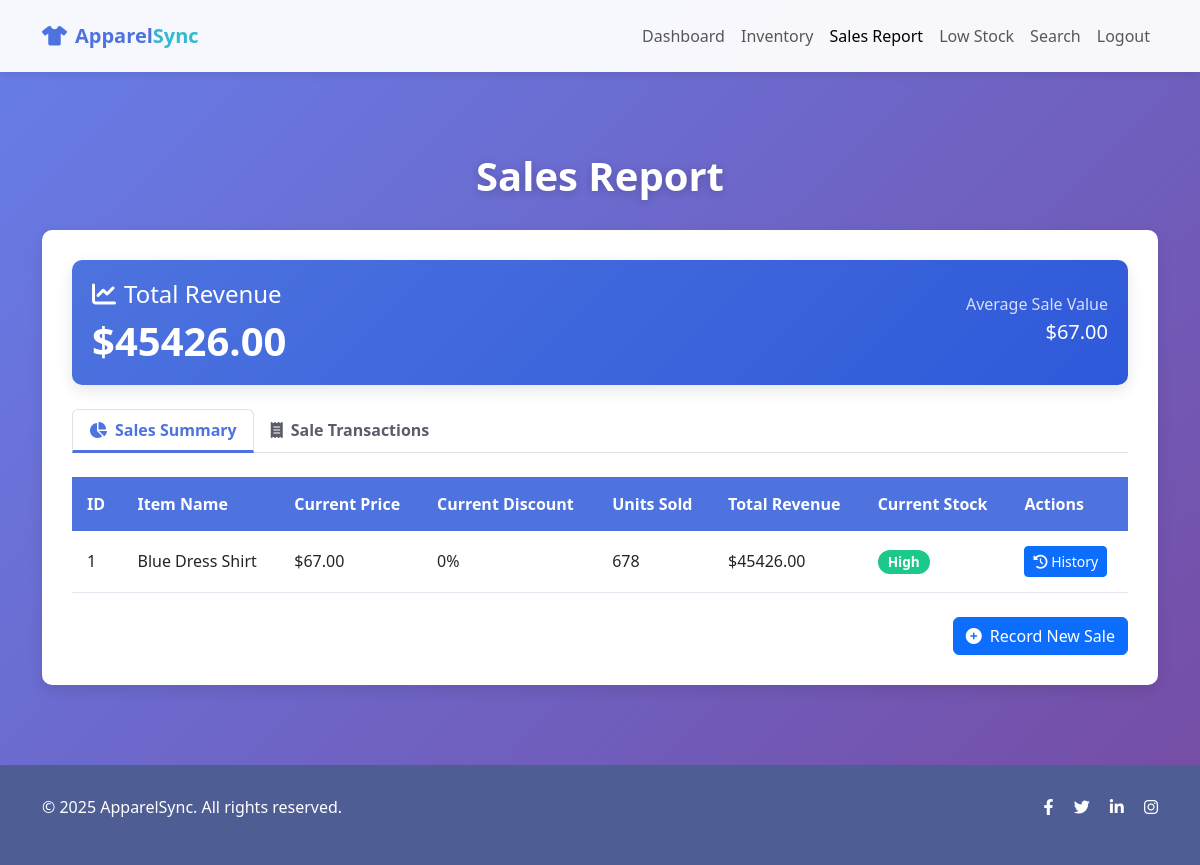
/dashboard/sales_report (signed in), run on the app's committed database.
### models.py (models this page shows)
class InventoryItem(db.Model):
    id = db.Column(db.Integer, primary_key=True)
    item_name = db.Column(db.String(100), nullable=False)
    quantity = db.Column(db.Integer, nullable=False)
    price = db.Column(db.Float, nullable=False)
    discount = db.Column(db.Float, default=0.0)
    sales = db.relationship('Sale', backref='item', lazy=True)
    low_stock_alerts = db.relationship('LowStock', backref='item', lazy=True)

### routes.py (the view)
@app.route('/dashboard/sales_report', methods=['GET', 'POST'])
@login_required
def sales_report():
    sales = Sale.query.all()
    total_sales = sum(
        (sale.price_at_sale - (sale.price_at_sale * sale.discount_at_sale / 100)) * sale.quantity for sale in sales)
    items_with_sales = []
    for item in InventoryItem.query.all():
        item_sales = Sale.query.filter_by(item_id=item.id).all()
        if item_sales:
            total_quantity = sum(sale.quantity for sale in item_sales)
            total_revenue = sum(
                (sale.price_at_sale - (sale.price_at_sale * sale.discount_at_sale / 100)) * sale.quantity for sale in
                item_sales)
            items_with_sales.append({
                'item': item,
                'total_quantity': total_quantity,
                'total_revenue': total_revenue
            })
    return render_template('sales_report.html', sales=sales, items_with_sales=items_with_sales, total_sales=total_sales)

### app.py (called while the page is built)
@login_manager.user_loader
def load_user(user_id):
    return User.query.get(int(user_id))

### templates/sales_report.html (shortened to what this page needs)
<!DOCTYPE html>
<html lang="en">
<head>
    <link href="https://cdn.jsdelivr.net/npm/bootstrap@5.3.0-alpha1/dist/css/bootstrap.min.css" rel="stylesheet">
    <link rel="stylesheet" href="https://cdnjs.cloudflare.com/ajax/libs/font-awesome/6.0.0/css/all.min.css">
</head>
<body>
    <nav class="navbar navbar-expand-lg navbar-light py-3">
        <div class="container">
            <a class="navbar-brand" href="{{ url_for('home') }}"><i class="fas fa-tshirt me-2"></i>Apparel<span>Sync</span></a>
            <div class="collapse navbar-collapse" id="navbarNav">
                <ul class="navbar-nav ms-auto">
                    <li class="nav-item">
                        <a class="nav-link" href="{{ url_for('dashboard') }}">Dashboard</a>
                    </li>
                    <li class="nav-item">
                        <a class="nav-link" href="{{ url_for('view_inventory') }}">Inventory</a>
                    </li>
                    <li class="nav-item">
                        <a class="nav-link active" href="{{ url_for('sales_report') }}">Sales Report</a>
                    </li>
                    <li class="nav-item">
                        <a class="nav-link" href="{{ url_for('low_stock') }}">Low Stock</a>
                    </li>
                    <li class="nav-item">
                        <a class="nav-link" href="{{ url_for('search') }}">Search</a>
                    </li>
                    <li class="nav-item">
                        <a class="nav-link" href="{{ url_for('logout') }}">Logout</a>
                    </li>
                </ul>
            </div>
        </div>
    </nav>
    <section class="content-section">
        <div class="container">
            <h1 class="page-title">Sales Report</h1>
            <div class="report-card">
                <div class="stats-card mb-4">
                    <div class="row align-items-center">
                        <div class="col-md-6">
                            <h4 class="mb-2"><i class="fas fa-chart-line me-2"></i>Total Revenue</h4>
                            <h2>${{ "%.2f"|format(total_sales) }}</h2>
                        </div>
                        <div class="col-md-6 text-md-end">
                            <p class="mb-1">Average Sale Value</p>
                            {% set total_units = namespace(value=0) %}
                            {% for sale in sales %}
                                {% set total_units.value = total_units.value + sale.quantity %}
                            {% endfor %}
                            {% if total_units.value > 0 %}
                                <h5>${{ "%.2f"|format(total_sales / total_units.value) }}</h5>
                            {% else %}
                                <h5>$0.00</h5>
                            {% endif %}
                        </div>
                    </div>
                </div>
                <ul class="nav nav-tabs mb-4" id="salesTabs" role="tablist">
                    <li class="nav-item" role="presentation">
                        <button class="nav-link active" id="summary-tab" data-bs-toggle="tab" data-bs-target="#summary" type="button" role="tab" aria-controls="summary" aria-selected="true">
                            <i class="fas fa-chart-pie me-2"></i>Sales Summary
                        </button>
                    </li>
                    <li class="nav-item" role="presentation">
                        <button class="nav-link" id="detail-tab" data-bs-toggle="tab" data-bs-target="#detail" type="button" role="tab" aria-controls="detail" aria-selected="false">
                            <i class="fas fa-receipt me-2"></i>Sale Transactions
                        </button>
                    </li>
                </ul>
                <div class="tab-content" id="salesTabContent">
                    <div class="tab-pane fade show active" id="summary" role="tabpanel" aria-labelledby="summary-tab">
                        <div class="table-responsive">
                            {% if items_with_sales %}
                                <table class="inventory-table">
                                    <thead>
                                        <tr>
                                            <th>ID</th>
                                            <th>Item Name</th>
                                            <th>Current Price</th>
                                            <th>Current Discount</th>
                                            <th>Units Sold</th>
                                            <th>Total Revenue</th>
                                            <th>Current Stock</th>
                                            <th>Actions</th>
                                        </tr>
                                    </thead>
                                    <tbody>
                                        {% for item_data in items_with_sales %}
                                        <tr>
                                            <td>{{ item_data.item.id }}</td>
                                            <td>{{ item_data.item.item_name }}</td>
                                            <td>${{ "%.2f"|format(item_data.item.price) }}</td>
                                            <td>{{ "%.0f"|format(item_data.item.discount) }}%</td>
                                            <td>{{ item_data.total_quantity }}</td>
                                            <td>${{ "%.2f"|format(item_data.total_revenue) }}</td>
                                            <td>
                                                {% if item_data.item.quantity > 20 %}
                                                    <span class="badge badge-stock badge-high">High</span>
                                                {% elif item_data.item.quantity > 10 %}
                                                    <span class="badge badge-stock badge-medium">Medium</span>
                                                {% else %}
                                                    <span class="badge badge-stock badge-low">Low</span>
                                                {% endif %}
                                            </td>
                                            <td>
                                                <a href="{{ url_for('view_sales_history', item_id=item_data.item.id) }}" class="btn btn-sm btn-primary">
                                                    <i class="fas fa-history"></i> History
                                                </a>
                                            </td>
                                        </tr>
                                        {% endfor %}
                                    </tbody>
                                </table>
                            {% else %}
                                <div class="no-items">
                                    <i class="fas fa-chart-bar fa-4x mb-3"></i>
                                    <h4>No sales data available</h4>
                                    <p>Once you record sales, they will appear here.</p>
                                </div>
                            {% endif %}
                        </div>
                    </div>
                </div>
                <div class="d-flex justify-content-end mt-4">
                    <a href="{{ url_for('add_sales') }}" class="btn btn-primary">
                        <i class="fas fa-plus-circle me-2"></i>Record New Sale
                    </a>
                </div>
            </div>
        </div>
    </section>
    <footer>
        <div class="container">
            <div class="row">
                <div class="col-md-6">
                    <p>&copy; 2025 ApparelSync. All rights reserved.</p>
                </div>
                <div class="col-md-6 text-md-end">
                    <a href="#" class="text-white me-3"><i class="fab fa-facebook-f"></i></a>
                    <a href="#" class="text-white me-3"><i class="fab fa-twitter"></i></a>
                    <a href="#" class="text-white me-3"><i class="fab fa-linkedin-in"></i></a>
                    <a href="#" class="text-white"><i class="fab fa-instagram"></i></a>
                </div>
            </div>
        </div>
    </footer>
</body>
</html>

### templates/sales_report.html (style rules this page uses)
:root { --primary-color: #4e73df; --secondary-color: #f8f9fc; --accent-color: #36b9cc; --dark-color: #5a5c69; --light-color: #f8f9fc; }
body { background: linear-gradient(135deg, #667eea 0%, #764ba2 100%); min-height: 100vh; font-family: 'Segoe UI', Tahoma, Geneva, Verdana, sans-serif; }
.navbar { background-color: rgba(255, 255, 255, 0.95); box-shadow: 0 2px 10px rgba(0, 0, 0, 0.1); }
.navbar-brand { font-weight: 700; color: var(--primary-color); }
.navbar-brand span { color: var(--accent-color); }
.content-section { padding: 80px 0; }
.page-title { color: white; font-weight: 700; text-shadow: 0 2px 10px rgba(0, 0, 0, 0.2); margin-bottom: 30px; text-align: center; }
.report-card { background-color: white; border-radius: 10px; padding: 30px; box-shadow: 0 5px 15px rgba(0, 0, 0, 0.1); }
.stats-card { background: linear-gradient(135deg, var(--primary-color) 0%, #2e59d9 100%); color: white; border-radius: 10px; padding: 20px; margin-bottom: 30px; box-shadow: 0 5px 15px rgba(0, 0, 0, 0.1); }
.stats-card h2 { font-size: 2.5rem; font-weight: 700; margin-bottom: 0; }
.stats-card p { opacity: 0.8; margin-bottom: 0; }
.inventory-table { width: 100%; }
.inventory-table th { background-color: var(--primary-color); color: white; padding: 15px; font-weight: 600; }
.inventory-table td { padding: 15px; vertical-align: middle; }
.inventory-table tbody tr { border-bottom: 1px solid #e3e6f0; }
.badge-stock { font-size: 0.85rem; padding: 5px 10px; border-radius: 30px; }
.badge-high { background-color: #1cc88a; color: white; }
.table-responsive { overflow-x: auto; }
footer { background-color: #4e5d94; color: white; padding: 30px 0; }
.nav-tabs .nav-link { color: var(--dark-color); font-weight: 600; }
.nav-tabs .nav-link.active { color: var(--primary-color); border-bottom: 3px solid var(--primary-color); }

### data on the page
InventoryItem: item.id "1", item.item_name "Blue Dress Shirt", item.price "67.00", item.discount "0"

### other printed values
{{ "%.2f"|format(total_sales) }} "45426.00"
{{ "%.2f"|format(total_sales / total_units.value) }} "67.00"
{{ item_data.total_quantity }} "678"
{{ "%.2f"|format(item_data.total_revenue) }} "45426.00"
